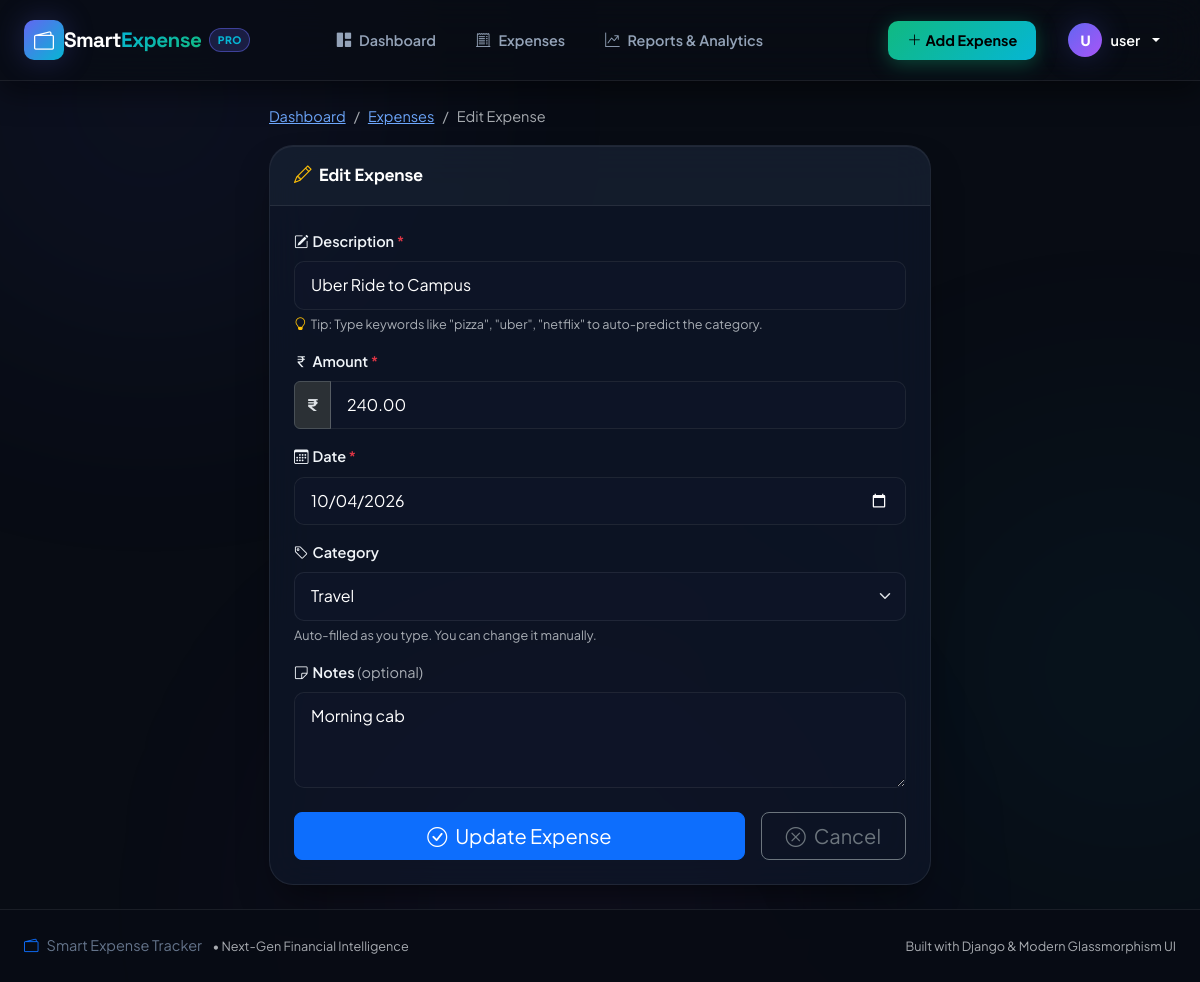
Screenshot of /expenses/2/edit/ (signed in) with the database file from the repository.
### expenses/models.py (models this page shows, shortened)
class Expense(models.Model):
    CATEGORY_CHOICES = [
        ('Food', 'Food'),
        ('Travel', 'Travel'),
        ('Shopping', 'Shopping'),
        ('Education', 'Education'),
        ('Entertainment', 'Entertainment'),
        ('Bills', 'Bills'),
        ('Health', 'Health'),
        ('Other', 'Other'),
    ]
    user = models.ForeignKey(User, on_delete=models.CASCADE, related_name='expenses')
    description = models.CharField(max_length=255)
    amount = models.DecimalField(
        max_digits=10,
        decimal_places=2,
        validators=[MinValueValidator(Decimal('0.01'))]
    )
    category = models.CharField(max_length=50, choices=CATEGORY_CHOICES, default='Other')
    date = models.DateField()
    notes = models.TextField(blank=True, null=True)
    created_at = models.DateTimeField(auto_now_add=True)
    updated_at = models.DateTimeField(auto_now=True)
    class Meta:
        ordering = ['-date', '-created_at']  # Newest first

### expenses/views.py (the view)
# urls.py: path('expenses/<int:pk>/edit/', views.edit_expense, name='edit_expense'),
@login_required
def edit_expense(request, pk):
    expense = get_object_or_404(Expense, pk=pk, user=request.user)
    if request.method == 'POST':
        form = ExpenseForm(request.POST, instance=expense)
        if form.is_valid():
            updated_expense = form.save(commit=False)
            updated_expense.category = predict_category(updated_expense.description)
            updated_expense.save()
            messages.success(request, 'Expense updated successfully.')
            return redirect('expense_list')
        else:
            messages.error(request, 'Please fix the errors and try again.')
    else:
        form = ExpenseForm(instance=expense)
    return render(request, 'expenses/expense_form.html', {
        'form': form,
        'expense': expense,
        'action': 'Edit'
    })

### expenses/forms.py
class ExpenseForm(forms.ModelForm):
    class Meta:
        model = Expense
        fields = ['description', 'amount', 'date', 'category', 'notes']
        widgets = {
            'description': forms.TextInput(attrs={
                'class': 'form-control',
                'placeholder': 'e.g., Uber ride to college, Pizza with friends',
                'id': 'id_description',
                'autocomplete': 'off'
            }),
            'amount': forms.NumberInput(attrs={
                'class': 'form-control',
                'placeholder': 'Enter amount in ₹',
                'min': '0.01',
                'step': '0.01'
            }),
            'date': forms.DateInput(attrs={
                'class': 'form-control',
                'type': 'date'
            }),
            'category': forms.Select(attrs={
                'class': 'form-select',
                'id': 'id_category'
            }),
            'notes': forms.Textarea(attrs={
                'class': 'form-control',
                'placeholder': 'Any additional notes (optional)',
                'rows': 3
            }),
        }

### templates/expenses/expense_form.html (shortened to what this page needs)
{% extends 'base.html' %}
{% block content %}
<div class="container-fluid px-4 py-4">
  <div class="row justify-content-center">
    <div class="col-12 col-lg-7">
      <nav aria-label="breadcrumb" class="mb-3">
        <ol class="breadcrumb">
          <li class="breadcrumb-item"><a href="{% url 'dashboard' %}">Dashboard</a></li>
          <li class="breadcrumb-item"><a href="{% url 'expense_list' %}">Expenses</a></li>
          <li class="breadcrumb-item active">{{ action }} Expense</li>
        </ol>
      </nav>
      <div class="dashboard-card animate-fade-in">
        <div class="dashboard-card-header">
          <h1 class="card-section-title mb-0">
            {% if action == 'Add' %}
              <i class="bi bi-plus-circle me-2 text-primary"></i>Add New Expense
            {% else %}
              <i class="bi bi-pencil me-2 text-warning"></i>Edit Expense
            {% endif %}
          </h1>
        </div>
        <div class="dashboard-card-body">
          <form method="post" id="expenseForm" novalidate>
            <div class="mb-3">
              <label for="{{ form.description.id_for_label }}" class="form-label fw-semibold">
                <i class="bi bi-pencil-square me-1"></i>Description <span class="text-danger">*</span>
              </label>
              {{ form.description }}
              <div class="form-text d-flex align-items-center gap-1 mt-1">
                <i class="bi bi-lightbulb text-warning"></i>
                Tip: Type keywords like "pizza", "uber", "netflix" to auto-predict the category.
              </div>
            </div>
            <div class="mb-3">
              <label for="{{ form.amount.id_for_label }}" class="form-label fw-semibold">
                <i class="bi bi-currency-rupee me-1"></i>Amount <span class="text-danger">*</span>
              </label>
              <div class="input-group">
                <span class="input-group-text fw-bold">₹</span>
                {{ form.amount }}
              </div>
            </div>
            <div class="mb-3">
              <label for="{{ form.date.id_for_label }}" class="form-label fw-semibold">
                <i class="bi bi-calendar3 me-1"></i>Date <span class="text-danger">*</span>
              </label>
              {{ form.date }}
            </div>
            <div class="mb-3">
              <label for="{{ form.category.id_for_label }}" class="form-label fw-semibold">
                <i class="bi bi-tag me-1"></i>Category
              </label>
              {{ form.category }}
              <div class="form-text">Auto-filled as you type. You can change it manually.</div>
            </div>
            <div class="mb-4">
              <label for="{{ form.notes.id_for_label }}" class="form-label fw-semibold">
                <i class="bi bi-sticky me-1"></i>Notes
                <span class="text-muted fw-normal">(optional)</span>
              </label>
              {{ form.notes }}
            </div>
            <div class="d-flex gap-3">
              <button type="submit" class="btn btn-primary btn-lg flex-fill" id="submitBtn">
                {% if action == 'Add' %}
                  <i class="bi bi-plus-circle me-2"></i>Add Expense
                {% else %}
                  <i class="bi bi-check-circle me-2"></i>Update Expense
                {% endif %}
              </button>
              <a href="{% url 'expense_list' %}" class="btn btn-outline-secondary btn-lg px-4">
                <i class="bi bi-x-circle me-2"></i>Cancel
              </a>
            </div>
          </form>
        </div>
      </div>
    </div>
  </div>
</div>
{% endblock %}

### templates/base.html (shortened to what this page needs)
<!DOCTYPE html>
<html lang="en" data-bs-theme="dark">
<head>
  <link href="https://cdn.jsdelivr.net/npm/bootstrap@5.3.2/dist/css/bootstrap.min.css" rel="stylesheet">
  <link href="https://cdn.jsdelivr.net/npm/bootstrap-icons@1.11.3/font/bootstrap-icons.min.css" rel="stylesheet">
  {% load static %}
  <link rel="stylesheet" href="{% static 'css/style.css' %}">
</head>
<body>
  <div class="aura-glow aura-1"></div>
  <div class="aura-glow aura-2"></div>
  <div class="aura-glow aura-3"></div>
  <nav class="navbar navbar-expand-lg sticky-top" id="mainNavbar">
    <div class="container-fluid px-4">
      <a class="navbar-brand d-flex align-items-center gap-2.5" href="{% url 'dashboard' %}">
        <div class="brand-icon">
          <i class="bi bi-wallet2"></i>
        </div>
        <div class="brand-text-wrapper">
          <span class="brand-text">Smart<span class="brand-accent">Expense</span></span>
          <span class="brand-badge">PRO</span>
        </div>
      </a>
      <div class="collapse navbar-collapse" id="navbarMain">
        {% if user.is_authenticated %}
          <ul class="navbar-nav mx-auto gap-2">
            <li class="nav-item">
              <a class="nav-link {% if request.resolver_match.url_name == 'dashboard' %}active{% endif %}"
                 href="{% url 'dashboard' %}">
                <i class="bi bi-grid-1x2-fill me-2"></i>Dashboard
              </a>
            </li>
            <li class="nav-item">
              <a class="nav-link {% if request.resolver_match.url_name == 'expense_list' %}active{% endif %}"
                 href="{% url 'expense_list' %}">
                <i class="bi bi-receipt-cutoff me-2"></i>Expenses
              </a>
            </li>
            <li class="nav-item">
              <a class="nav-link {% if request.resolver_match.url_name == 'report_page' %}active{% endif %}"
                 href="{% url 'report_page' %}">
                <i class="bi bi-graph-up-arrow me-2"></i>Reports & Analytics
              </a>
            </li>
          </ul>
          <ul class="navbar-nav ms-auto align-items-center gap-3">
            <li class="nav-item">
              <a class="nav-link add-expense-btn" href="{% url 'add_expense' %}">
                <i class="bi bi-plus-lg me-1"></i>Add Expense
              </a>
            </li>
            <li class="nav-item dropdown">
              <a class="nav-link dropdown-toggle d-flex align-items-center gap-2 text-white" href="#"
                 id="userDropdown" role="button" data-bs-toggle="dropdown" aria-expanded="false">
                <div class="user-avatar">{{ user.username|slice:":1"|upper }}</div>
                <span class="fw-semibold text-white">{{ user.username }}</span>
              </a>
            </li>
          </ul>
        {% endif %}
      </div>
    </div>
  </nav>
  <main class="main-content">
    {% block content %}{% endblock %}
  </main>
  <footer class="site-footer">
    <div class="container-fluid px-4">
      <div class="row align-items-center">
        <div class="col-md-6 text-center text-md-start">
          <span class="footer-brand">
            <i class="bi bi-wallet2 text-primary me-2"></i>Smart Expense Tracker
          </span>
          <small class="text-muted ms-2">• Next-Gen Financial Intelligence</small>
        </div>
        <div class="col-md-6 text-center text-md-end mt-2 mt-md-0">
          <small class="text-muted">Built with Django &amp; Modern Glassmorphism UI</small>
        </div>
      </div>
    </div>
  </footer>
</body>
</html>

### rows the page displays
Expense: description "Uber Ride to Campus", amount "240.00", date "10/04/2026", category "Travel", notes "Morning cab"

### other values shown
{{ user.username|slice:":1"|upper }} "U"
{{ user.username }} "user"
{{ action }} "Edit"
